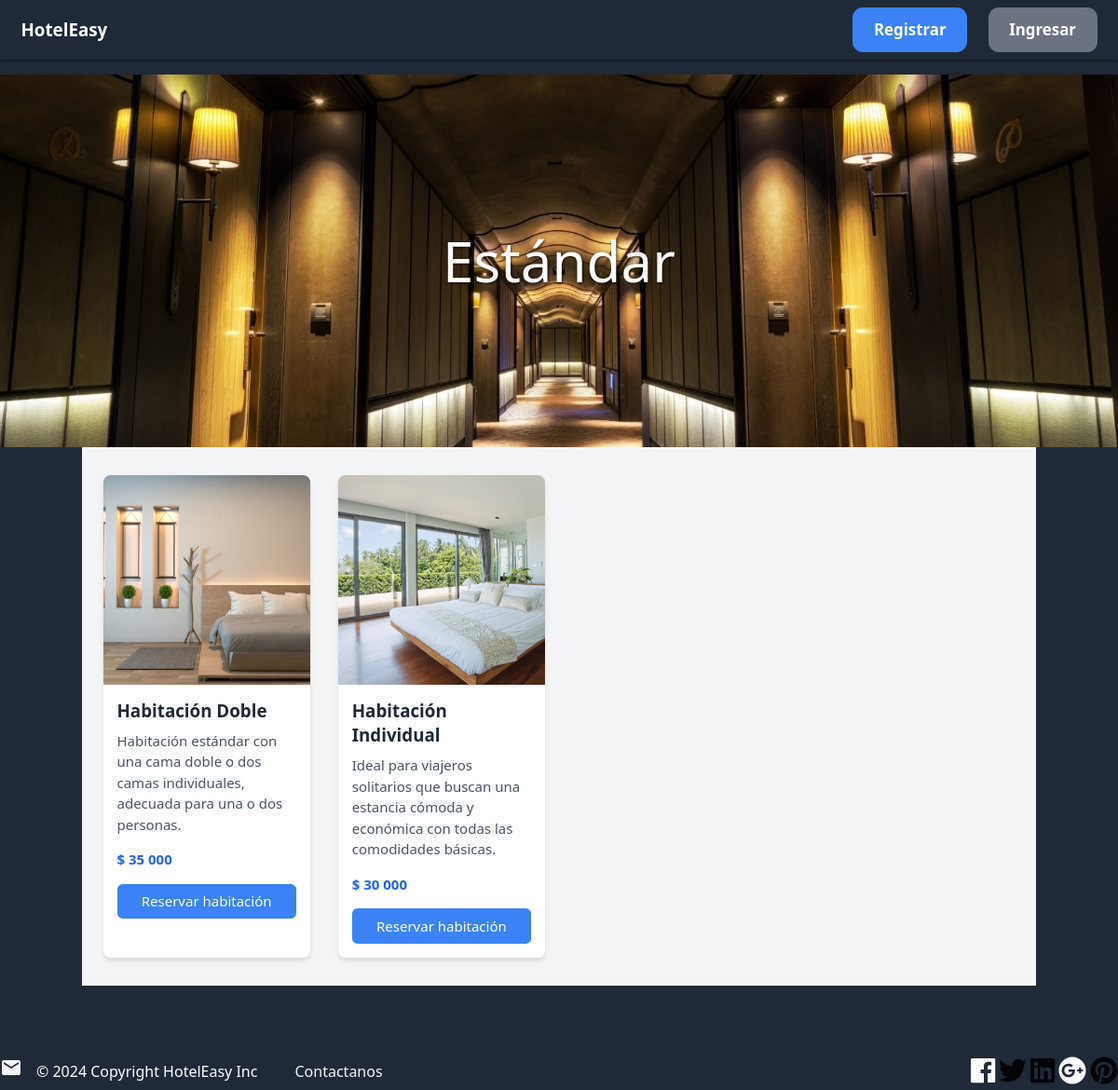
The app's page /habitaciones/Estándar/ with its own data.
### habitaciones/models.py (models this page shows, shortened)
class Categoria(models.Model):
    nombre = models.CharField(max_length=255)
    imagen = models.ImageField(upload_to='categoria_imagenes', blank=True, null=True)
    background = models.ImageField(upload_to='categoria_imagenes', blank=True, null=True)
    descripcion = models.TextField(blank=True, null=True)
    class Meta:
        ordering = ('nombre',)

class Habitacion(models.Model):
    categoria = models.ForeignKey(Categoria, related_name='habitaciones', on_delete=models.CASCADE)
    nombre = models.CharField(max_length=255)
    descripcion = models.TextField(blank=True, null=True)
    precio = models.FloatField()
    imagen = models.ImageField(upload_to='habitacion_imagenes', blank=True, null=True)
    class Meta:
        ordering = ('nombre',)

### habitaciones/views.py (the view)
# urls.py: path('<str:nombre_categoria>/', views.categoria, name='categoria'),
def categoria(request, nombre_categoria):
    habitaciones = Habitacion.objects.filter(categoria__nombre=nombre_categoria)
    categoria = get_object_or_404(Categoria, nombre=nombre_categoria)
    return render(request, "habitaciones/categoria.html", {
        'categoria': categoria,
        'habitaciones': habitaciones,
    })

### habitaciones/templates/habitaciones/categoria.html
{% extends 'core/base.html' %}
{% load humanize %}
{% block content %}
    <div class="category-background bg-cover bg-center" style="background-image: url('{{ categoria.background.url }}');">
        <div class="category-name text-white text-center text-4xl md:text-6xl lg:text-7xl xl:text-8xl">{{ categoria.nombre }}</div>
    </div>
    <div class="container mx-auto px-4 md:px-6 py-8 bg-gray-100">
        <div class="grid grid-cols-1 sm:grid-cols-2 md:grid-cols-3 lg:grid-cols-4 xl:grid-cols-5 gap-8">
            {% for habitacion in habitaciones %}
                {% if habitacion.categoria == categoria %}
                    <div class="rounded-lg overflow-hidden shadow-md bg-white">
                        <img src="{{ habitacion.imagen.url }}" alt="{{ habitacion.nombre }}" class="w-full h-60 object-cover">
                        <div class="p-4">
                            <h2 class="text-xl font-semibold text-gray-800 mb-2">{{ habitacion.nombre }}</h2>
                            <p class="text-gray-600 mb-4">{{ habitacion.descripcion }}</p>
                            <p class="text-blue-600 font-semibold">$ {{ habitacion.precio|floatformat:0|intcomma }}</p>
                            <a href="{% url 'habitacion:reservar_habitacion' habitacion.id %}" class="block mt-4 text-center px-4 py-2 bg-blue-500 text-white rounded-md hover:bg-blue-600">Reservar habitación</a>
                        </div>
                    </div>
                {% endif %}
            {% endfor %}
        </div>
    </div>
{% endblock content %}

### core/static/core/styles.css (style rules this page uses)
.category-background { display: flex; align-items: center; justify-content: center; background-size: cover; background-repeat: no-repeat; background-position: center; flex-shrink: 0; width: auto; height: 400px; }
.category-name { font-size: 4rem; color: white; text-shadow: 1px 1px 3px rgba(0, 0, 0, 0.7); }
html, body { height: 100%; background: #1F2937 }
body { display: flex; flex-direction: column; padding-top: 80px; }

### records on screen
Categoria: background (picture), nombre "Estándar"
Habitacion: imagen (picture), nombre "Habitación Doble", descripcion "Habitación estándar con una cama doble o dos camas individuales, adecuada para una o dos personas.", precio "35 000"
Habitacion: imagen (picture), nombre "Habitación Individual", descripcion "Ideal para viajeros solitarios que buscan una estancia cómoda y económica con todas las comodidades básicas.", precio "30 000"
